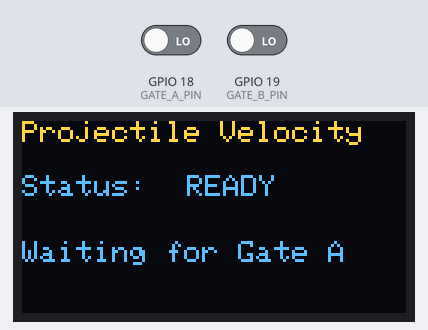
The sketch below on a simulated ESP32. On the bench: 128×64 one-colour display. The inputs (shaded band) are chosen by the test bench; at power-on: GPIO 18 (GATE_A_PIN) LOW, GPIO 19 (GATE_B_PIN) LOW. The OLED is the two-colour kind (top 16 rows yellow); what the sketch prints to the serial monitor is not drawn.

Above: at 3.2 s.
3.3 s: GPIO 18 (GATE_A_PIN) driven HIGH
At 3.7 s:
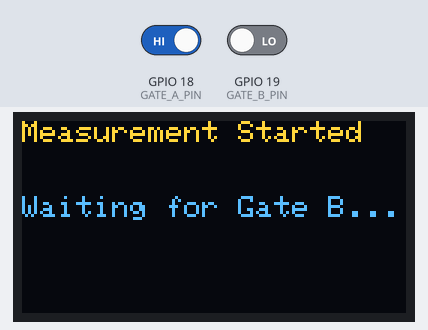
4.8 s: GPIO 19 (GATE_B_PIN) driven HIGH
At 6.2 s:
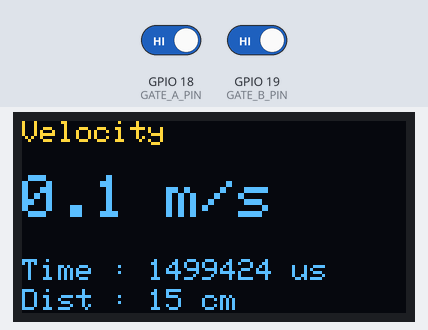
9.3 s: GPIO 18 (GATE_A_PIN) driven LOW
At 10.7 s:
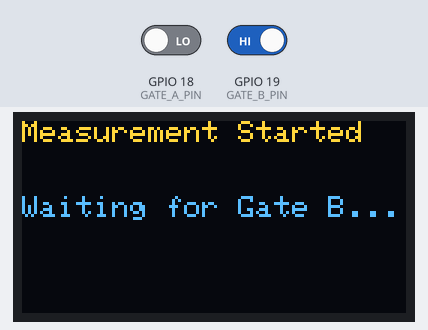
11.3 s: GPIO 19 (GATE_B_PIN) driven LOW
At 12.3 s:
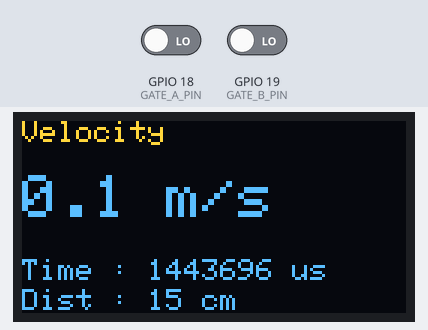
Timing chart, 0 to 14.3 s (numbered marks = the images above; inputs shaded):
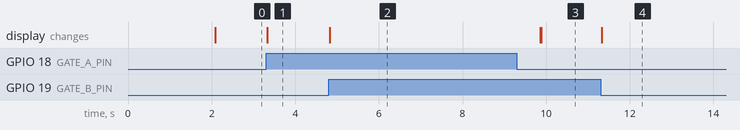

The sketch:

ProjectileVelocityMeasurement.ino
```cpp
/*
 * ==============================================================
 * Projectile Velocity Measurement System
 * --------------------------------------------------------------
 * Author   : Gavisht Karkara
 * Version  : v1.0
 * Year     : 2026
 *
 * Description:
 * Measures projectile velocity using two optical gates.
 * ESP32 records the travel time between Gate A and Gate B
 * with microsecond precision and displays the velocity on
 * an SH1106 OLED display.
 *
 * Formula:
 *      Velocity = Distance / Time
 *
 * Hardware:
 *  - ESP32 DevKit V1
 *  - SH1106 OLED Display (128x64)
 *  - Two Optical Gates
 *
 * ==============================================================
 */

#include <Wire.h>
#include <Adafruit_GFX.h>
#include <Adafruit_SH110X.h>

// =====================================================
// OLED
// =====================================================

Adafruit_SH1106G display(128, 64, &Wire, -1);

// =====================================================
// Pin Definitions
// =====================================================

constexpr uint8_t GATE_A_PIN = 18;
constexpr uint8_t GATE_B_PIN = 19;

constexpr uint8_t SDA_PIN = 21;
constexpr uint8_t SCL_PIN = 22;

// =====================================================
// Constants
// =====================================================

constexpr float GATE_DISTANCE_METERS = 0.15f;

constexpr unsigned long DISPLAY_TIME_MS = 5000;
constexpr unsigned long MIN_VALID_TIME_US = 100;
constexpr unsigned long MAX_VALID_TIME_US = 5000000;

// =====================================================
// Firmware Info
// =====================================================

const char* firmwareVersion = "v1.0";

// =====================================================
// Variables
// =====================================================

bool measurementInProgress = false;

unsigned long gateATime = 0;

int previousGateAState;
int previousGateBState;

// =====================================================
// Display Functions
// =====================================================

void showSplashScreen()
{
  display.clearDisplay();

  display.setTextSize(1);
  display.setCursor(5,10);
  display.println("Projectile Velocity");

  display.setCursor(25,25);
  display.println("Measurement");

  display.setCursor(45,40);
  display.println("System");

  display.setCursor(35,55);
  display.print("FW ");
  display.print(firmwareVersion);

  display.display();

  delay(2000);
}

void showReadyScreen()
{
  display.clearDisplay();

  display.setTextSize(1);

  display.setCursor(0,0);
  display.println("Projectile Velocity");

  display.setCursor(0,18);
  display.println("Status:");

  display.setCursor(55,18);
  display.println("READY");

  display.setCursor(0,40);
  display.println("Waiting for Gate A");

  display.display();
}

void showMeasuringScreen()
{
  display.clearDisplay();

  display.setTextSize(1);

  display.setCursor(0,0);
  display.println("Measurement Started");

  display.setCursor(0,25);
  display.println("Waiting for Gate B...");

  display.display();
}

void showVelocity(float velocity, unsigned long travelTime)
{
  display.clearDisplay();

  display.setTextSize(1);
  display.setCursor(0,0);
  display.println("Velocity");

  display.setTextSize(2);
  display.setCursor(0,18);
  display.print(velocity,1);
  display.print(" m/s");

  display.setTextSize(1);

  display.setCursor(0,46);
  display.print("Time : ");
  display.print(travelTime);
  display.print(" us");

  display.setCursor(0,56);
  display.print("Dist : 15 cm");

  display.display();
}

void showError(const char* message)
{
  display.clearDisplay();

  display.setTextSize(1);

  display.setCursor(0,0);
  display.println("ERROR");

  display.setCursor(0,20);
  display.println(message);

  display.display();

  delay(2000);
}

// =====================================================
// Setup
// =====================================================

void setup()
{
  Serial.begin(115200);

  pinMode(GATE_A_PIN, INPUT);
  pinMode(GATE_B_PIN, INPUT);

  Wire.begin(SDA_PIN, SCL_PIN);

  display.begin(0x3C, true);

  previousGateAState = digitalRead(GATE_A_PIN);
  previousGateBState = digitalRead(GATE_B_PIN);

  showSplashScreen();
  showReadyScreen();

  Serial.println();
  Serial.println("=====================================");
  Serial.println("Projectile Velocity Measurement");
  Serial.print("Firmware : ");
  Serial.println(firmwareVersion);
  Serial.println("System Ready");
  Serial.println("=====================================");
}

// =====================================================
// Main Loop
// =====================================================

void loop()
{
  int currentGateAState = digitalRead(GATE_A_PIN);
  int currentGateBState = digitalRead(GATE_B_PIN);

  // ---------------------------------------------------
  // Detect Gate A
  // ---------------------------------------------------

  if (!measurementInProgress &&
      currentGateAState != previousGateAState)
  {
    measurementInProgress = true;

    gateATime = micros();

    showMeasuringScreen();

    Serial.println();
    Serial.println("Gate A Triggered");
  }

  // ---------------------------------------------------
  // Detect Gate B
  // ---------------------------------------------------

  if (measurementInProgress &&
      currentGateBState != previousGateBState)
  {
    unsigned long gateBTime = micros();

    unsigned long travelTime = gateBTime - gateATime;

    if (travelTime < MIN_VALID_TIME_US)
    {
      showError("False Trigger");

      Serial.println("False Trigger");

      measurementInProgress = false;

      showReadyScreen();

      return;
    }

    if (travelTime > MAX_VALID_TIME_US)
    {
      showError("Timeout");

      Serial.println("Measurement Timeout");

      measurementInProgress = false;

      showReadyScreen();

      return;
    }

    float velocity =
      GATE_DISTANCE_METERS /
      (travelTime / 1000000.0f);

    // ---------------- Serial Output ----------------

    Serial.println("------------------------------");

    Serial.print("Travel Time : ");
    Serial.print(travelTime);
    Serial.println(" us");

    Serial.print("Velocity    : ");
    Serial.print(velocity,3);
    Serial.println(" m/s");

    Serial.println("------------------------------");

    showVelocity(velocity, travelTime);

    delay(DISPLAY_TIME_MS);

    measurementInProgress = false;

    showReadyScreen();
  }

  previousGateAState = currentGateAState;
  previousGateBState = currentGateBState;

  delay(1);
}
```

Measured:
- after the input at 3.3 s, the display: changes at once (image 1)
- after the input at 4.8 s, the display: changes at once (image 2)
- after the input at 9.3 s, the display: first differs from a run without the input after 0.58 s (image 3)
- after the input at 11.3 s, the display: changes at once (image 4)
